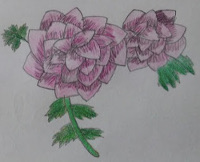
#> input picture OpenCV/이미지 연산과 히스토그램/drawing.jpg, 200 x 162 px
$ python histo_gray.py
#> lines starting #> are read from the running program, lines starting #| are printed output that depends on the picture
import cv2
import numpy as np
import matplotlib.pylab as plt

#--① 이미지 그레이 스케일로 읽기 및 출력
img = cv2.imread('drawing.jpg', cv2.IMREAD_GRAYSCALE)
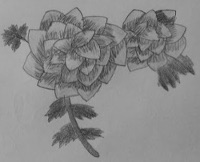
#> img: shape (162, 200); min 45, max 177, mean 137.8
cv2.imshow('img', img)

#--② 히스토그램 계산 및 그리기
hist = cv2.calcHist([img], [0], None, [256], [0,256])
#> hist = 256 values, max 1369 at index 154, min 0 at index 0, mean 126.6
plt.plot(hist)

print("hist.shape:", hist.shape)  #--③ 히스토그램의 shape (256,1)
#| hist.shape: (256, 1)
print("hist.sum():", hist.sum(), "img.shape:",img.shape) #--④ 히스토그램 총 합계와 이미지의 크기
#| hist.sum(): 32400.0 img.shape: (162, 200)
plt.show()
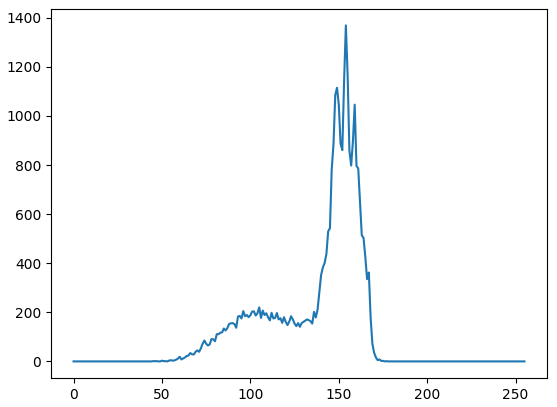
#> figure drawn by matplotlib, 1 panel; curve peaks at x = 154, y = 1369

$ run again, with OpenCV/이미지 연산과 히스토그램/abnormal.jpg copied over OpenCV/이미지 연산과 히스토그램/drawing.jpg
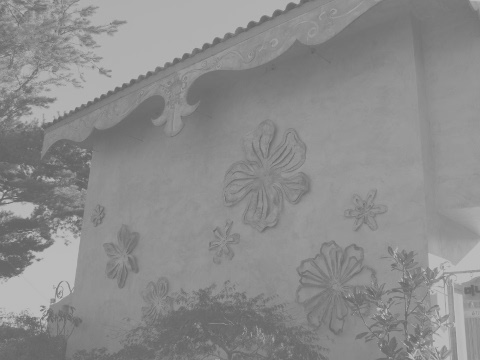
#> input picture OpenCV/이미지 연산과 히스토그램/abnormal.jpg, 480 x 360 px
#> img is the input picture: shape (360, 480); min 96, max 194, mean 140.1
#> hist = 256 values, max 6600 at index 145, min 0 at index 0, mean 675
#| hist.shape: (256, 1)
#| hist.sum(): 172800.0 img.shape: (360, 480)
#> `plt.show()`:
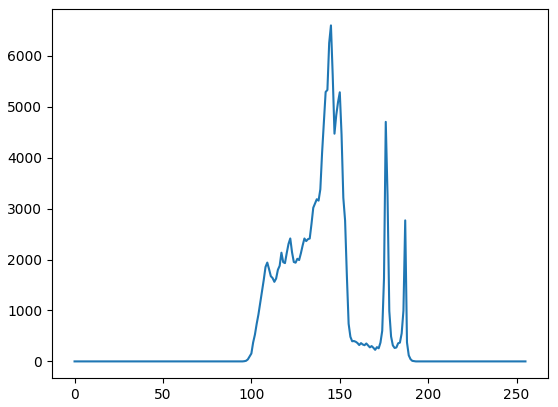
#> figure drawn by matplotlib, 1 panel; curve peaks at x = 145, y = 6600
